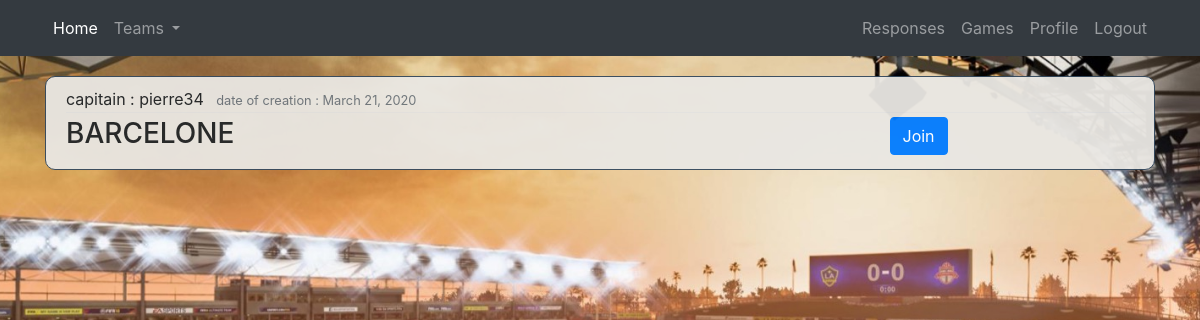
The app's page /team/team/4/ (signed in) with its own data.
### team/models.py (models this page shows, shortened)
class Team (models.Model):
	name_team = models.CharField(verbose_name="Name", max_length=30, unique=True)
	number_players_max = models.PositiveIntegerField(verbose_name="number of players max", null=True)
	number_players = models.PositiveIntegerField(null=True)
	date_creation = models.DateTimeField(verbose_name='date creation', auto_now=True)
	creator = models.ForeignKey(Account, on_delete=models.CASCADE)

### account/models.py (models this page shows, shortened)
class Account(AbstractBaseUser):
	username = models.CharField(max_length=30, unique=True)
	first_name = models.CharField(max_length=30, unique=False)
	last_name = models.CharField(max_length=30, unique=False)
	email = models.EmailField(verbose_name="email", max_length=60, unique=True)
	is_captain = models.BooleanField(default=False)
	city = models.CharField(max_length=30)
	numTel = models.CharField(verbose_name="phone", max_length=10, unique=True)
	image = models.ImageField(default='default.jpg', upload_to='profile_pics')
	date_joined = models.DateTimeField(verbose_name='date joined', auto_now_add=True)
	last_login = models.DateTimeField(verbose_name='last login', auto_now=True)
	is_admin = models.BooleanField(default=False)
	is_active = models.BooleanField(default=True)
	is_staff = models.BooleanField(default=False)
	is_superuser = models.BooleanField(default=False)
	USERNAME_FIELD = 'email'
	REQUIRED_FIELDS = ['username','first_name','last_name','is_captain', 'city', 'numTel']
	objects = MyAccountManager()
	def __str__(self):
		return self.username

### team/views.py (the view, shortened to what this page needs)
# urls.py: path('team/<int:pk>/',JoinTeam , name='join_team'),
@login_required
def JoinTeam(request, pk):
	team = Team.objects.get(id=pk)
	player = Account.objects.get(id= request.user.id)
	context={'team' : team, 'player' : player }
	return render(request, 'team/join_team.html', context)

### team/templates/team/join_team.html (shortened to what this page needs)
{% extends "project/base.html" %}
{% block content %}
<article class="media content-section">
	<div class="media-body">
		<div class="article-metadata">
			<a class="mr-2">capitain : {{ team.creator }}</a>
			<small class="text-muted">date of creation : {{ team.date_creation|date:"F d, Y"}}</small>
		</div>
		<div class="row">
			<div class="col-md-6">
				<h3><a class="article-title">{{ team.name_team }}</a></h3>
			</div>
			<div class="col-md-3"></div>
			<div class="col-md-3">
				<form method="POST">
					<div class="button-accept">
						<input class="btn btn-primary" type="submit" value="Join">
					</div>
				</form>
			</div>
		</div>
	</div>
</article>
{% endblock content %}

### project/static/project/main3.css (style rules this page uses)
body { background-image: url("./home-image2.jpg"); background-attachment: fixed; background-position: center; background-repeat: no-repeat; background-size: cover; }
.content-section { background: #E9E7E3 ; opacity: 0.95; margin-right: auto; margin-left: auto; padding: 10px 20px; border : 1px solid #34495E; border-radius: 10px; margin-bottom: 20px; margin-top: 20px; }
.button-accept { margin-right: 20px; }
.article-title { color: #444444; }
.article-metadata { padding-bottom: 1px; margin-bottom: 4px; border-bottom: 1px solid #e3e3e3 }

### records on screen
Team: creator "pierre34", date_creation "March 21, 2020", name_team "BARCELONE"
